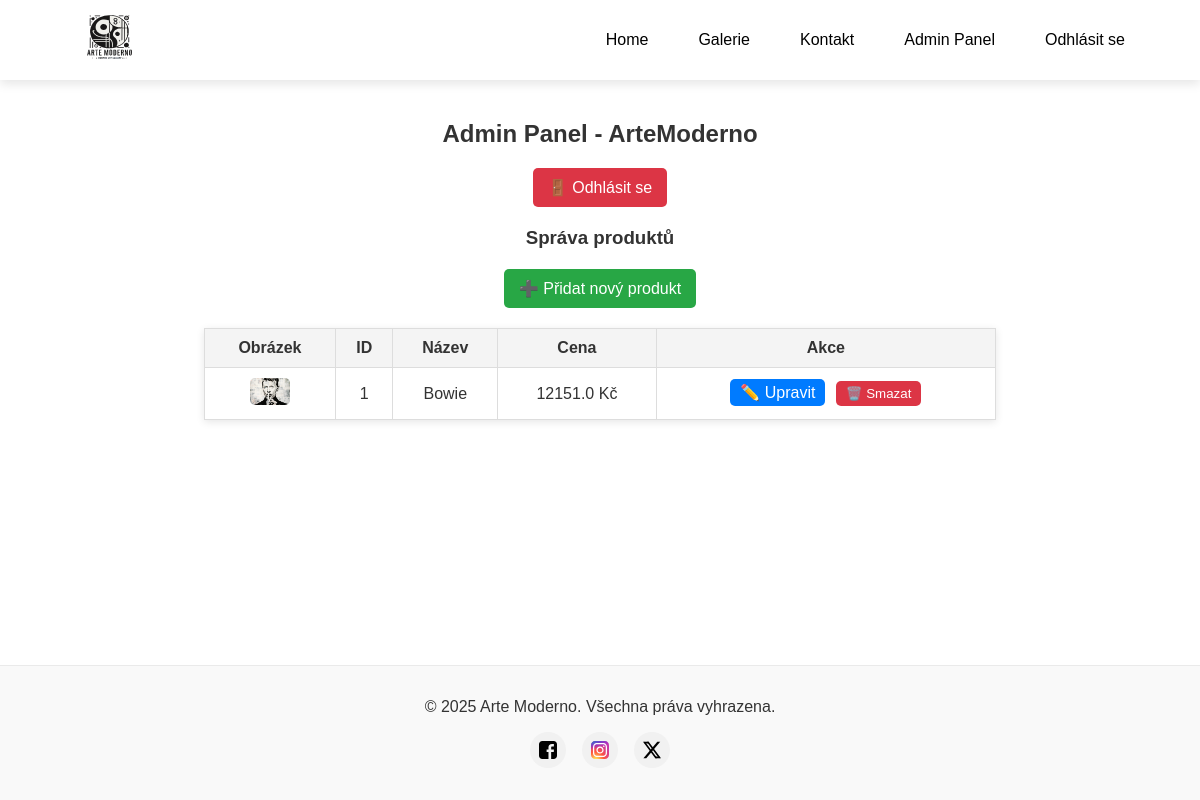
The app's page /admin/dashboard (signed in), older data.
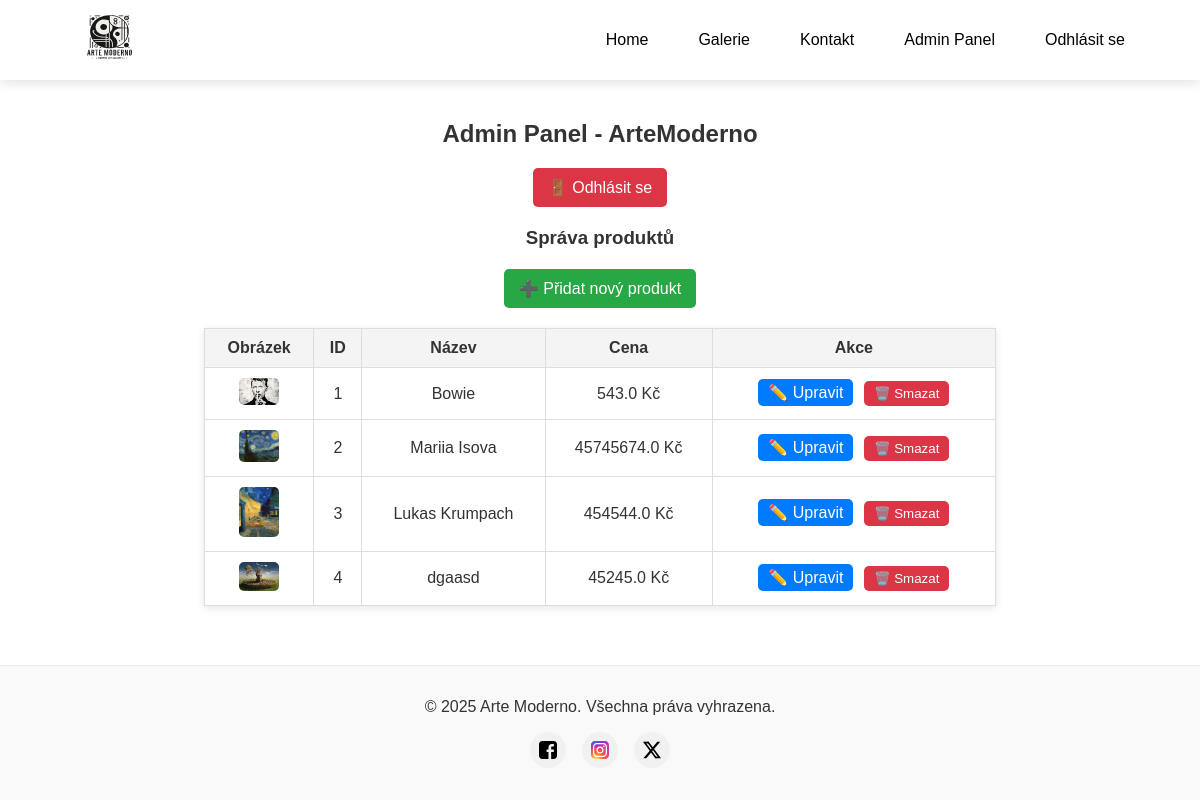
The same page, newer data.
### app/models.py (models this page shows, shortened)
class Product(db.Model):
    id = db.Column(db.Integer, primary_key=True)
    position_id = db.Column(db.Integer, unique=True, nullable=False)
    name = db.Column(db.String(150), nullable=False)
    description = db.Column(db.Text, nullable=True)
    price = db.Column(db.Float, nullable=False)
    image_filename = db.Column(db.String(300), nullable=True)  # Název souboru obrázku
    stock = db.Column(db.Integer, nullable=False, default=0)
    created_at = db.Column(db.DateTime, default=datetime.utcnow)

### app/views/admin_routes.py (the view)
@admin.route("/dashboard")
@admin_required
def dashboard():
    print(f"DEBUG: Přihlášený uživatel: {current_user.username}, Role: {current_user.role}")
    products = Product.query.all()
    return render_template("admin_dashboard.html", products=products)

### app/views/admin_routes.py (called while the page is built)
def admin_required(f):
    @wraps(f)
    def decorated_function(*args, **kwargs):
        if not current_user.is_authenticated:
            flash("Musíte být přihlášen/a jako administrátor.", "error")
            return redirect(url_for("admin.login"))
        if current_user.role != 'admin':
            flash("Nemáte oprávnění přistupovat k admin panelu.", "error")
            return redirect(url_for("views.home"))
        return f(*args, **kwargs)
    return decorated_function

### app/templates/admin_dashboard.html (shortened to what this page needs)
{% extends "layout.html" %} {% block title %}Admin Panel{% endblock %} {% block
content %}
<h2>Admin Panel - ArteModerno</h2>
<a href="{{ url_for('admin.logout') }}" class="btn-logout">🚪 Odhlásit se</a>
<h3>Správa produktů</h3>
<a href="{{ url_for('admin.add_product') }}" class="btn-add-product"
  >➕ Přidat nový produkt</a
>
<table class="admin-table">
  <thead>
    <tr>
      <th>Obrázek</th>
      <th>ID</th>
      <th>Název</th>
      <th>Cena</th>
      <th>Akce</th>
    </tr>
  </thead>
  <tbody>
    {% for product in products %}
    <tr>
      <td>
        {% if product.image_filename %}
        <img
          src="{{ url_for('static', filename='uploads/' ~ product.image_filename) }}"
          alt="{{ product.name }}"
          class="product-thumbnail"
        />
        {% else %}
        <span>Žádný obrázek</span>
        {% endif %}
      </td>
      <td>{{ product.position_id }}</td>
      <td>{{ product.name }}</td>
      <td>{{ product.price }} Kč</td>
      <td class="actions">
        <a
          href="{{ url_for('admin.edit_product', product_id=product.id) }}"
          class="btn-edit"
          >✏️ Upravit</a
        >
        <form
          method="POST"
          action="{{ url_for('admin.delete_product', product_id=product.id) }}"
          class="delete-form"
        >
          <button
            type="submit"
            class="btn-delete"
            onclick="return confirm('Opravdu chcete smazat tento produkt?')"
          >
            🗑️ Smazat
          </button>
        </form>
      </td>
    </tr>
    {% endfor %}
  </tbody>
</table>
{% endblock %}

Row changes from the older to the newer data that the page shows:
changed Product "Bowie": price "12151.0" → "543.0"
added Product: image_filename (picture), position_id "2", name "Mariia Isova", price "45745674.0"
added Product: image_filename (picture), position_id "3", name "Lukas Krumpach", price "454544.0"
added Product: image_filename (picture), position_id "4", name "dgaasd", price "45245.0"
